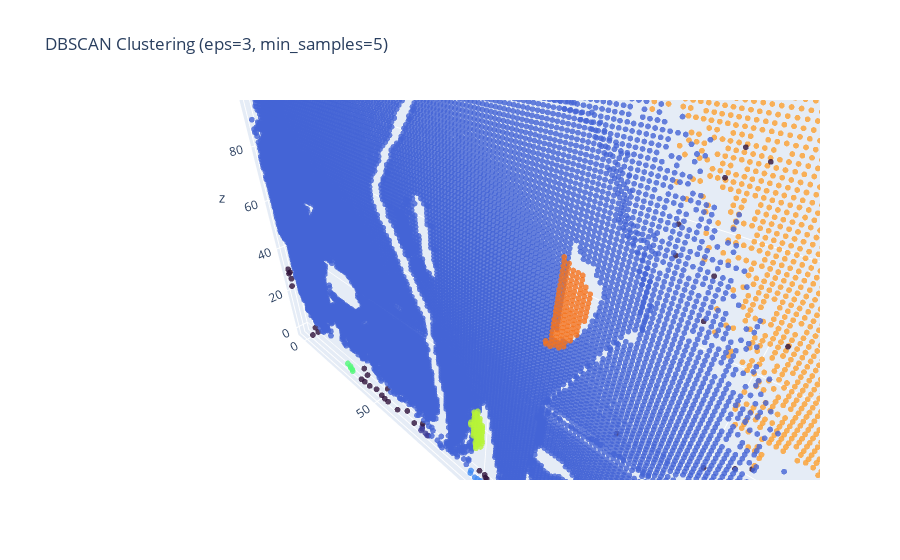

The notebook cell saved with this chart:
### Code cell
from sklearn.cluster import DBSCAN

#Parametros para DBSCAN
eps = 3
min_samples = 5

dbscan = DBSCAN(eps=eps, min_samples=min_samples)
labels = dbscan.fit_predict(points)

n_clusters = len(set(labels)) - (1 if -1 in labels else 0)
print(f"Numero de clusters encontrados: {n_clusters}")

scatter = go.Scatter3d(
    x=points[:, 0], y=points[:, 1], z=points[:, 2],
    mode='markers',
    marker=dict(size=2, color=labels, colorscale='Turbo', opacity=0.8)
)
layout = go.Layout(
    title=f'DBSCAN Clustering (eps={eps}, min_samples={min_samples})',
    scene=dict(aspectmode='data')
)
fig = go.Figure(data=[scatter], layout=layout)
fig.show()

### Figure 1 — Plotly figure (JSON) as saved in the notebook; plotly's stock layout.template omitted (floating-point values rounded to 4 significant figures; data arrays with more than 128 entries replaced by an {"elided": "..."} marker saying what was removed)
{"data": [{"marker": {"color": {"elided": "18994 int values"}, "colorscale": [[0, "#30123b"], [0.07143, "#4145ab"], [0.1429, "#4675ed"], [0.2143, "#39a2fc"], [0.2857, "#1bcfd4"], [0.3571, "#24eca6"], [0.4286, "#61fc6c"], [0.5, "#a4fc3b"], [0.5714, "#d1e834"], [0.6429, "#f3c63a"], [0.7143, "#fe9b2d"], [0.7857, "#f36315"], [0.8571, "#d93806"], [0.9286, "#b11901"], [1, "#7a0402"]], "opacity": 0.8, "size": 2}, "mode": "markers", "type": "scatter3d", "x": {"elided": "18994 float values"}, "y": {"elided": "18994 float values"}, "z": {"elided": "18994 float values"}}], "layout": {"scene": {"aspectmode": "data"}, "title": {"text": "DBSCAN Clustering (eps=3, min_samples=5)"}}}
